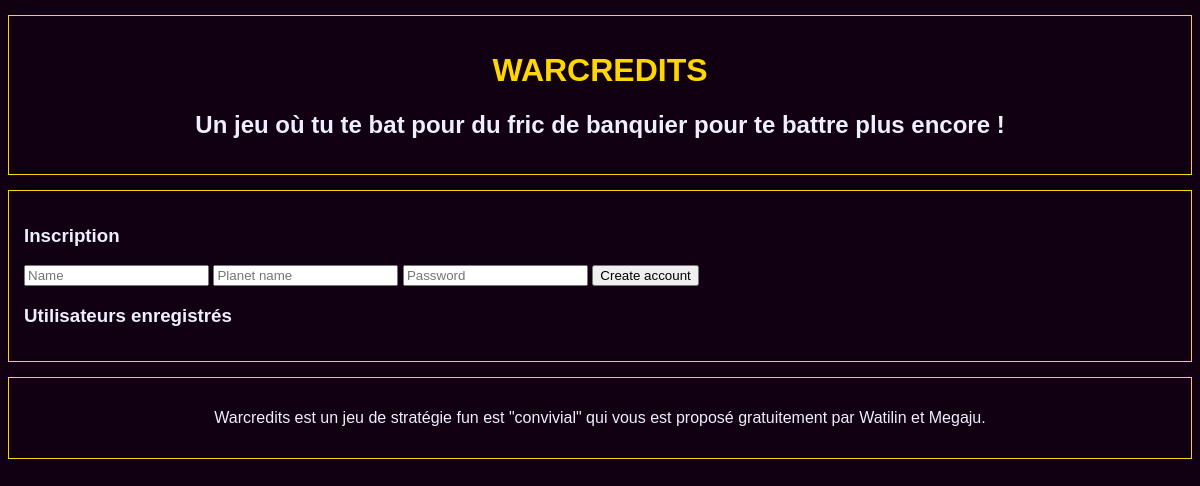
Before: / with the older database file.
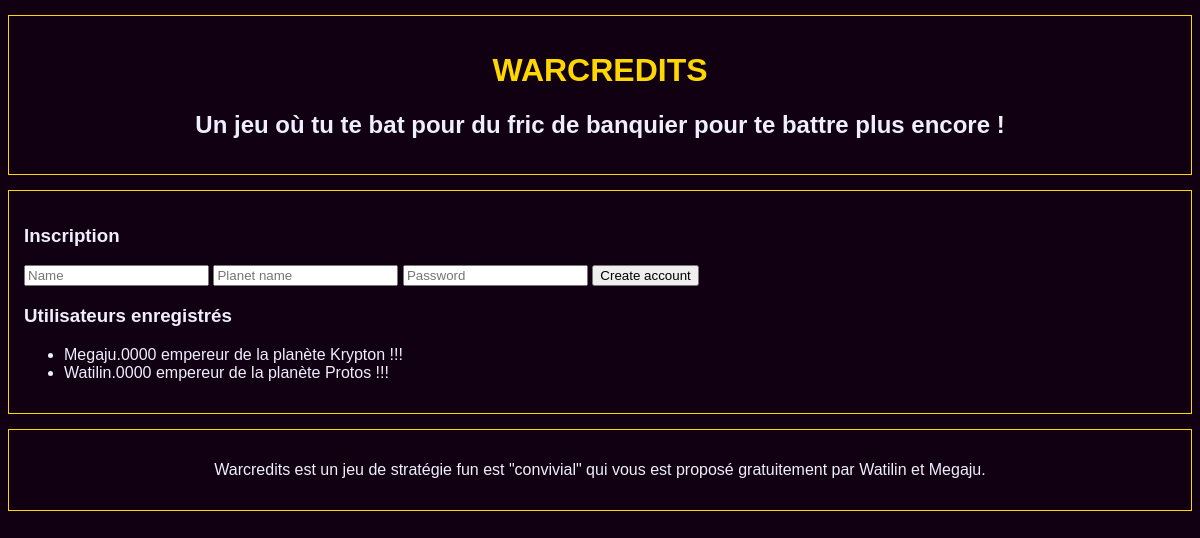
After: the same page with the newer database file.
### tables this page shows
CREATE TABLE `planets` (
  `id` int(11) NOT NULL,
  `name` varchar(45) DEFAULT NULL,
  `users_id` int(11) NOT NULL
);

CREATE TABLE `users` (
  `id` int(11) NOT NULL,
  `name` varchar(45) DEFAULT NULL,
  `pwd` varchar(45) DEFAULT NULL,
  `credits` int(11) DEFAULT '100000'
);

### index.php (the view, shortened to what this page needs)
<!DOCTYPE html>
<html lang="en">
<head>
  <link rel="stylesheet" href="css/master.css">
</head>
<?php include('db.php'); ?>
<body>
  <header>
    <h1>WARCREDITS</h1>
    <h2>Un jeu où tu te bat pour du fric de banquier pour te battre plus encore !</h2>
  </header>
  <section>
    <div class="inscription">
      <h3>Inscription</h3>
      <form action="index.html" method="post">
        <input type="text" name="name" placeholder="Name">
        <input type="text" name="planet" placeholder="Planet name">
        <input type="password" name="pwd" placeholder="Password">
        <input type="submit" value="Create account">
      </form>
    </div>
    <div class="intro">
    <h3>Utilisateurs enregistrés</h3>
    <ul>
      <?php
      $users = $db->query('SELECT users.id AS userid, users.name AS name, planets.users_id, planets.name AS planet FROM users INNER JOIN planets ON planets.users_id = users.id');
      while ($user = $users->fetch()) {
        echo '<li><i class="name">'.$user['name'].'</i> empereur de la planète '.$user['planet'].' !!!</li>';
      }
      ?>
    </ul>
    </div>
  </section>
  <footer>
    <p>Warcredits est un jeu de stratégie fun est "convivial" qui vous est proposé gratuitement par Watilin et Megaju.</p>
  </footer>
</body>
</html>

### css/master.css (style rules this page uses)
body { font-family: sans-serif; background-color: #101; color: #eef; }
h1 { color: gold; }
header, section, footer, aside { border: 1px solid gold; padding: 15px; margin: 15px auto; }
header, footer { text-align: center; }
.name { text-transform: capitalize; font-style: normal; }

Changed rows visible on the page:
added planets: users.name "Megaju.0000", name "Krypton"
added planets: users.name "Watilin.0000", name "Protos"
